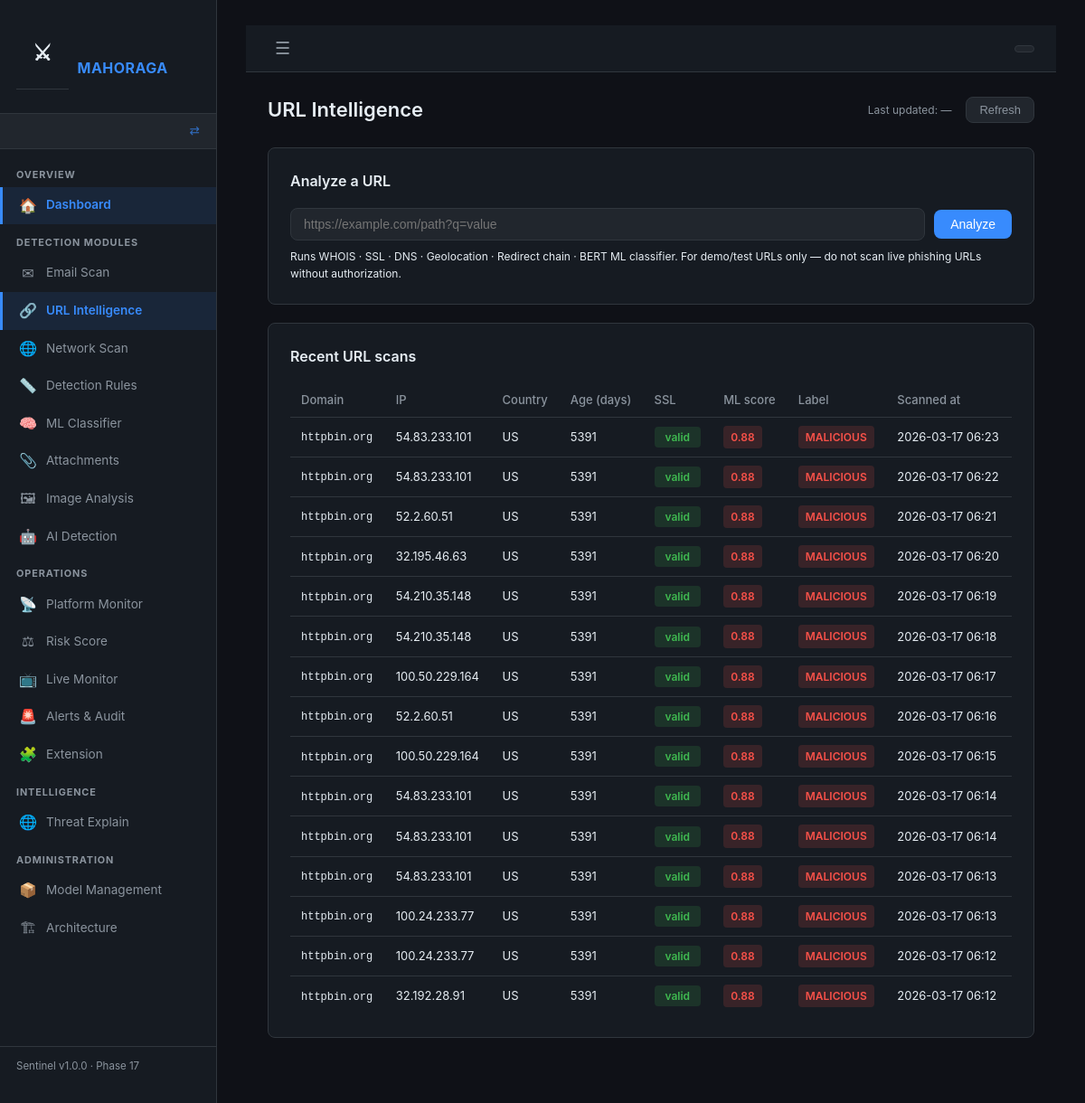
/url/intel, run on an earlier commit of the app's database.
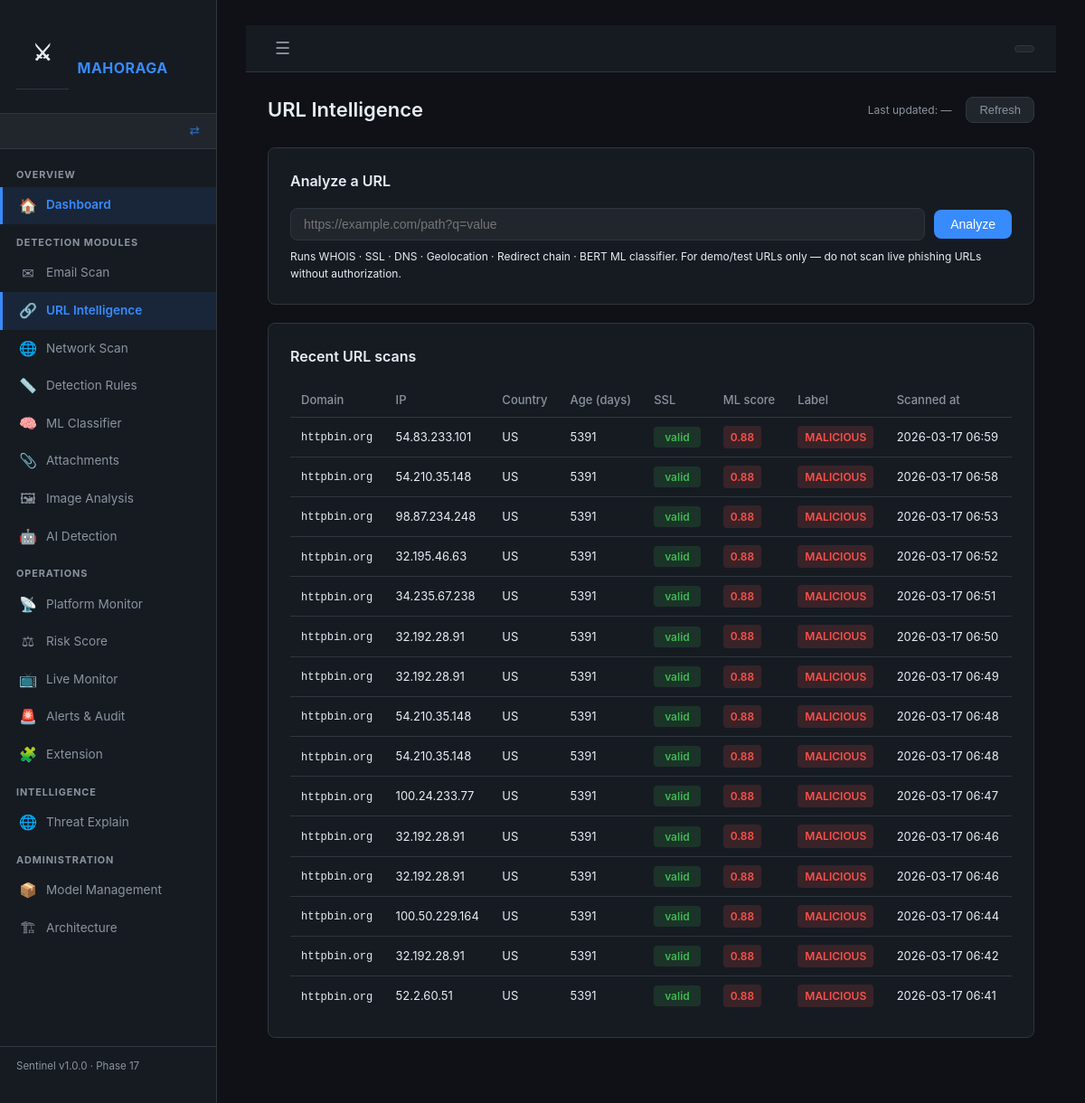
And on a later commit of the database.
### backend/app/models.py (models this page shows)
class URLScan(db.Model):
    __tablename__ = "url_scans"
    id               = db.Column(db.Integer, primary_key=True)
    email_id         = db.Column(db.Integer, db.ForeignKey("email_scans.id"), nullable=True)
    raw_url          = db.Column(db.Text)
    normalized_url   = db.Column(db.Text)
    domain           = db.Column(db.String(255))
    ip_address       = db.Column(db.String(60))
    country          = db.Column(db.String(100))
    whois_data       = db.Column(db.Text)          # JSON string
    domain_age_days  = db.Column(db.Integer)
    ssl_valid        = db.Column(db.Boolean)
    ssl_issuer       = db.Column(db.String(255))
    redirect_chain   = db.Column(db.Text)          # JSON array of hop dicts
    ml_score         = db.Column(db.Float)         # 0.0 – 1.0 from BERT model
    rule_score       = db.Column(db.Float)         # score from rule engine
    final_label      = db.Column(db.String(20))    # BENIGN / SUSPICIOUS / MALICIOUS
    scanned_at       = db.Column(db.DateTime, default=datetime.utcnow)
    network_scans    = db.relationship("NetworkScan", backref="url_scan", lazy=True)

### backend/app/routes/url_intel.py (the view)
@url_intel_bp.route("/url/intel", methods=["GET"])
def url_intel_page():
    recent = (
        URLScan.query
        .order_by(URLScan.scanned_at.desc())
        .limit(15)
        .all()
    )
    return render_template("url_intel.html", recent_scans=recent)

### backend/app/routes/dashboard.py (called while the page is built, shortened)
def get_current_role() -> str:
    return session.get("role", "")

def get_sidebar_config():
    role = get_current_role()
    cfg  = ROLES.get(role, {})
    all_items = _all_sidebar_items()
    if cfg.get("allowed_prefixes") is None:
        return all_items   # admin sees everything

### frontend/templates/url_intel.html (shortened to what this page needs)
{% extends "base.html" %}
{% block content %}
<div class="page-header">
  <h1>URL Intelligence</h1>
  <span class="last-updated">
    Last updated: <span id="update-time">—</span>
  </span>
  <button class="btn-refresh" onclick="refreshHistory()">Refresh</button>
</div>
<div class="card">
  <h2>Analyze a URL</h2>
  <div class="url-input-row">
    <input type="text" id="url-input" placeholder="https://example.com/path?q=value"
           onkeydown="if(event.key==='Enter') submitUrl()">
    <button class="btn-primary" onclick="submitUrl()">Analyze</button>
  </div>
  <p class="hint">
    Runs WHOIS · SSL · DNS · Geolocation · Redirect chain · BERT ML classifier.
    For demo/test URLs only — do not scan live phishing URLs without authorization.
  </p>
</div>
<div class="card">
  <h2>Recent URL scans</h2>
  <table class="data-table">
    <thead>
      <tr>
        <th>Domain</th>
        <th>IP</th>
        <th>Country</th>
        <th>Age (days)</th>
        <th>SSL</th>
        <th>ML score</th>
        <th>Label</th>
        <th>Scanned at</th>
      </tr>
    </thead>
    <tbody id="history-table-body">
      {% for s in recent_scans %}
      <tr>
        <td class="truncate" title="{{ s.raw_url }}">
          <code>{{ s.domain }}</code>
        </td>
        <td>{{ s.ip_address or '—' }}</td>
        <td>{{ s.country or '—' }}</td>
        <td>
          {% if s.domain_age_days is not none %}
            <span class="{{ 'text-danger' if s.domain_age_days < 180 else '' }}">
              {{ s.domain_age_days }}
            </span>
          {% else %}—{% endif %}
        </td>
        <td>
          {% if s.ssl_valid %}
            <span class="auth-pill auth-pass">valid</span>
          {% else %}
            <span class="auth-pill auth-fail">invalid</span>
          {% endif %}
        </td>
        <td>
          <span class="score-pill score-{{ s.final_label | lower if s.final_label else 'unknown' }}">
            {{ '%.2f'|format(s.ml_score or 0) }}
          </span>
        </td>
        <td>
          <span class="label-badge label-{{ s.final_label | lower if s.final_label else 'unknown' }}">
            {{ s.final_label or '—' }}
          </span>
        </td>
        <td>{{ s.scanned_at.strftime('%Y-%m-%d %H:%M') if s.scanned_at else '—' }}</td>
      </tr>
      {% else %}
      <tr><td colspan="8" class="empty-state">No URL scans yet — enter a URL above</td></tr>
      {% endfor %}
    </tbody>
  </table>
</div>
{% endblock %}

What changed in the data, as far as the page shows it:
no longer on this page (row unchanged): URLScan: domain "httpbin.org", ip_address "54.83.233.101", country "US", domain_age_days "5391", ssl_valid "valid", ml_score "0.88", final_label "MALICIOUS", scanned_at "2026-03-17 06:23"
no longer on this page (row unchanged): URLScan: domain "httpbin.org", ip_address "54.83.233.101", country "US", domain_age_days "5391", ssl_valid "valid", ml_score "0.88", final_label "MALICIOUS", scanned_at "2026-03-17 06:22"
no longer on this page (row unchanged): URLScan: domain "httpbin.org", ip_address "52.2.60.51", country "US", domain_age_days "5391", ssl_valid "valid", ml_score "0.88", final_label "MALICIOUS", scanned_at "2026-03-17 06:21"
no longer on this page (row unchanged): URLScan: domain "httpbin.org", ip_address "32.195.46.63", country "US", domain_age_days "5391", ssl_valid "valid", ml_score "0.88", final_label "MALICIOUS", scanned_at "2026-03-17 06:20"
no longer on this page (row unchanged): URLScan: domain "httpbin.org", ip_address "54.210.35.148", country "US", domain_age_days "5391", ssl_valid "valid", ml_score "0.88", final_label "MALICIOUS", scanned_at "2026-03-17 06:19"
no longer on this page (row unchanged): URLScan: domain "httpbin.org", ip_address "54.210.35.148", country "US", domain_age_days "5391", ssl_valid "valid", ml_score "0.88", final_label "MALICIOUS", scanned_at "2026-03-17 06:18"
no longer on this page (row unchanged): URLScan: domain "httpbin.org", ip_address "100.50.229.164", country "US", domain_age_days "5391", ssl_valid "valid", ml_score "0.88", final_label "MALICIOUS", scanned_at "2026-03-17 06:17"
no longer on this page (row unchanged): URLScan: domain "httpbin.org", ip_address "52.2.60.51", country "US", domain_age_days "5391", ssl_valid "valid", ml_score "0.88", final_label "MALICIOUS", scanned_at "2026-03-17 06:16"
no longer on this page (row unchanged): URLScan: domain "httpbin.org", ip_address "100.50.229.164", country "US", domain_age_days "5391", ssl_valid "valid", ml_score "0.88", final_label "MALICIOUS", scanned_at "2026-03-17 06:15"
no longer on this page (row unchanged): URLScan: domain "httpbin.org", ip_address "54.83.233.101", country "US", domain_age_days "5391", ssl_valid "valid", ml_score "0.88", final_label "MALICIOUS", scanned_at "2026-03-17 06:14"
no longer on this page (row unchanged): URLScan: domain "httpbin.org", ip_address "54.83.233.101", country "US", domain_age_days "5391", ssl_valid "valid", ml_score "0.88", final_label "MALICIOUS", scanned_at "2026-03-17 06:14"
no longer on this page (row unchanged): URLScan: domain "httpbin.org", ip_address "54.83.233.101", country "US", domain_age_days "5391", ssl_valid "valid", ml_score "0.88", final_label "MALICIOUS", scanned_at "2026-03-17 06:13"
no longer on this page (row unchanged): URLScan: domain "httpbin.org", ip_address "100.24.233.77", country "US", domain_age_days "5391", ssl_valid "valid", ml_score "0.88", final_label "MALICIOUS", scanned_at "2026-03-17 06:13"
no longer on this page (row unchanged): URLScan: domain "httpbin.org", ip_address "100.24.233.77", country "US", domain_age_days "5391", ssl_valid "valid", ml_score "0.88", final_label "MALICIOUS", scanned_at "2026-03-17 06:12"
no longer on this page (row unchanged): URLScan: domain "httpbin.org", ip_address "32.192.28.91", country "US", domain_age_days "5391", ssl_valid "valid", ml_score "0.88", final_label "MALICIOUS", scanned_at "2026-03-17 06:12"
added URLScan: domain "httpbin.org", ip_address "54.83.233.101", country "US", domain_age_days "5391", ssl_valid "valid", ml_score "0.88", final_label "MALICIOUS", scanned_at "2026-03-17 06:59"
added URLScan: domain "httpbin.org", ip_address "54.210.35.148", country "US", domain_age_days "5391", ssl_valid "valid", ml_score "0.88", final_label "MALICIOUS", scanned_at "2026-03-17 06:58"
added URLScan: domain "httpbin.org", ip_address "98.87.234.248", country "US", domain_age_days "5391", ssl_valid "valid", ml_score "0.88", final_label "MALICIOUS", scanned_at "2026-03-17 06:53"
added URLScan: domain "httpbin.org", ip_address "32.195.46.63", country "US", domain_age_days "5391", ssl_valid "valid", ml_score "0.88", final_label "MALICIOUS", scanned_at "2026-03-17 06:52"
added URLScan: domain "httpbin.org", ip_address "34.235.67.238", country "US", domain_age_days "5391", ssl_valid "valid", ml_score "0.88", final_label "MALICIOUS", scanned_at "2026-03-17 06:51"
added URLScan: domain "httpbin.org", ip_address "32.192.28.91", country "US", domain_age_days "5391", ssl_valid "valid", ml_score "0.88", final_label "MALICIOUS", scanned_at "2026-03-17 06:50"
added URLScan: domain "httpbin.org", ip_address "32.192.28.91", country "US", domain_age_days "5391", ssl_valid "valid", ml_score "0.88", final_label "MALICIOUS", scanned_at "2026-03-17 06:49"
added URLScan: domain "httpbin.org", ip_address "54.210.35.148", country "US", domain_age_days "5391", ssl_valid "valid", ml_score "0.88", final_label "MALICIOUS", scanned_at "2026-03-17 06:48"
added URLScan: domain "httpbin.org", ip_address "54.210.35.148", country "US", domain_age_days "5391", ssl_valid "valid", ml_score "0.88", final_label "MALICIOUS", scanned_at "2026-03-17 06:48"
added URLScan: domain "httpbin.org", ip_address "100.24.233.77", country "US", domain_age_days "5391", ssl_valid "valid", ml_score "0.88", final_label "MALICIOUS", scanned_at "2026-03-17 06:47"
added URLScan: domain "httpbin.org", ip_address "32.192.28.91", country "US", domain_age_days "5391", ssl_valid "valid", ml_score "0.88", final_label "MALICIOUS", scanned_at "2026-03-17 06:46"
added URLScan: domain "httpbin.org", ip_address "32.192.28.91", country "US", domain_age_days "5391", ssl_valid "valid", ml_score "0.88", final_label "MALICIOUS", scanned_at "2026-03-17 06:46"
added URLScan: domain "httpbin.org", ip_address "100.50.229.164", country "US", domain_age_days "5391", ssl_valid "valid", ml_score "0.88", final_label "MALICIOUS", scanned_at "2026-03-17 06:44"
added URLScan: domain "httpbin.org", ip_address "32.192.28.91", country "US", domain_age_days "5391", ssl_valid "valid", ml_score "0.88", final_label "MALICIOUS", scanned_at "2026-03-17 06:42"
added URLScan: domain "httpbin.org", ip_address "52.2.60.51", country "US", domain_age_days "5391", ssl_valid "valid", ml_score "0.88", final_label "MALICIOUS", scanned_at "2026-03-17 06:41"
